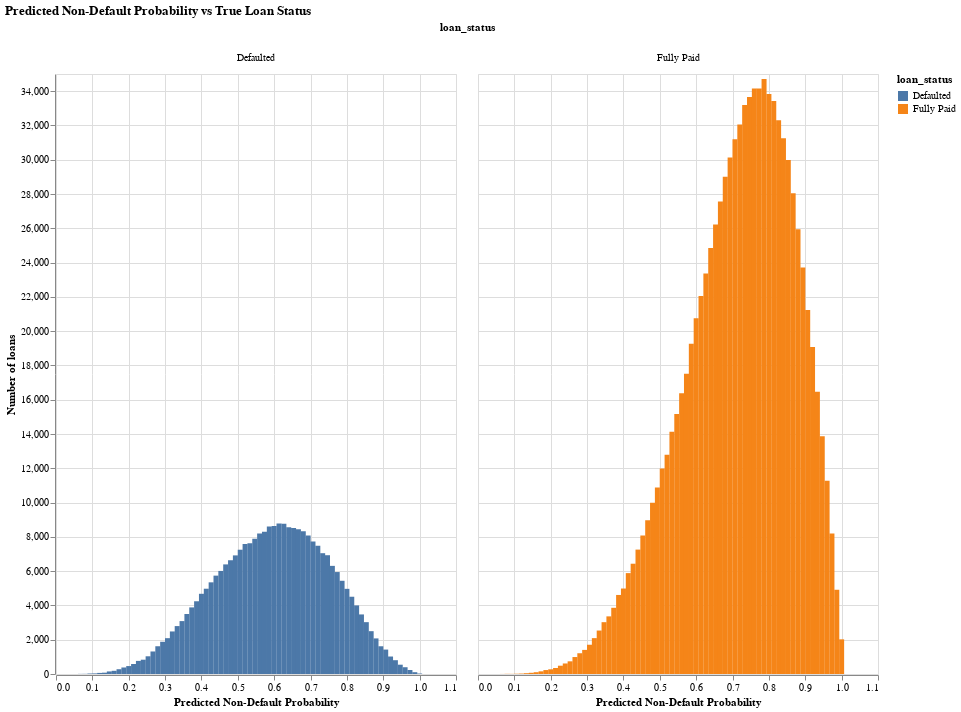

Source (notebook cell):
### Code cell
import altair as alt

model_predictions =  dataset_monthly_predictions

map_default_status = {0:'Defaulted', 1:'Fully Paid'}

model_predictions['loan_status'] = model_predictions['loan_status'].map(map_default_status)

model_predictions = model_predictions.groupby(['proba','loan_status'])['loan_ID'].count().reset_index()

alt.Chart(model_predictions).mark_bar().encode(
    x=alt.X(field='proba',type='quantitative',axis=alt.Axis(title='Predicted Non-Default Probability')),
    y=alt.Y(field='loan_ID',type='quantitative',axis=alt.Axis(title='Number of loans')),
    column='loan_status:N',
    color='loan_status:N'
).properties(width=400, height=600,title='Predicted Non-Default Probability vs True Loan Status')

### Figure 1 — Vega-Lite specification as saved in the notebook (floating-point values rounded to 4 significant figures; data arrays with more than 128 entries replaced by an {"elided": "..."} marker saying what was removed)
{"$schema": "https://vega.github.io/schema/vega-lite/v2.6.0.json", "config": {"view": {"height": 300, "width": 400}}, "data": {"name": "data-19dedd5008d614c4d8bf94ac56893e26"}, "datasets": {"data-19dedd5008d614c4d8bf94ac56893e26": {"elided": "174 records"}}, "encoding": {"color": {"field": "loan_status", "type": "nominal"}, "column": {"field": "loan_status", "type": "nominal"}, "x": {"axis": {"title": "Predicted Non-Default Probability"}, "field": "proba", "type": "quantitative"}, "y": {"axis": {"title": "Number of loans"}, "field": "loan_ID", "type": "quantitative"}}, "height": 600, "mark": "bar", "title": "Predicted Non-Default Probability vs True Loan Status", "width": 400}
